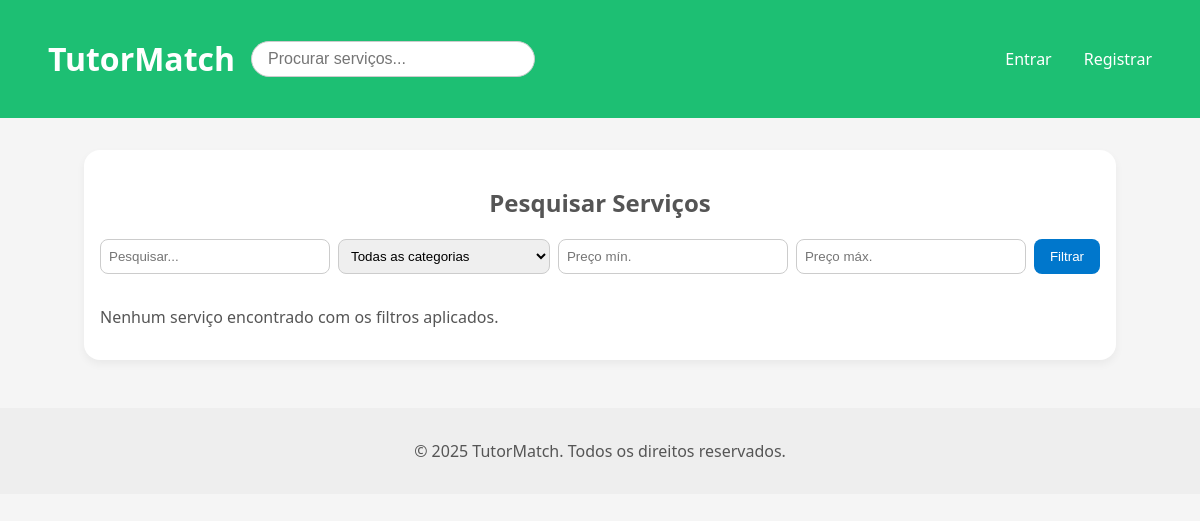
The page /pages/search.php on the database as committed earlier.
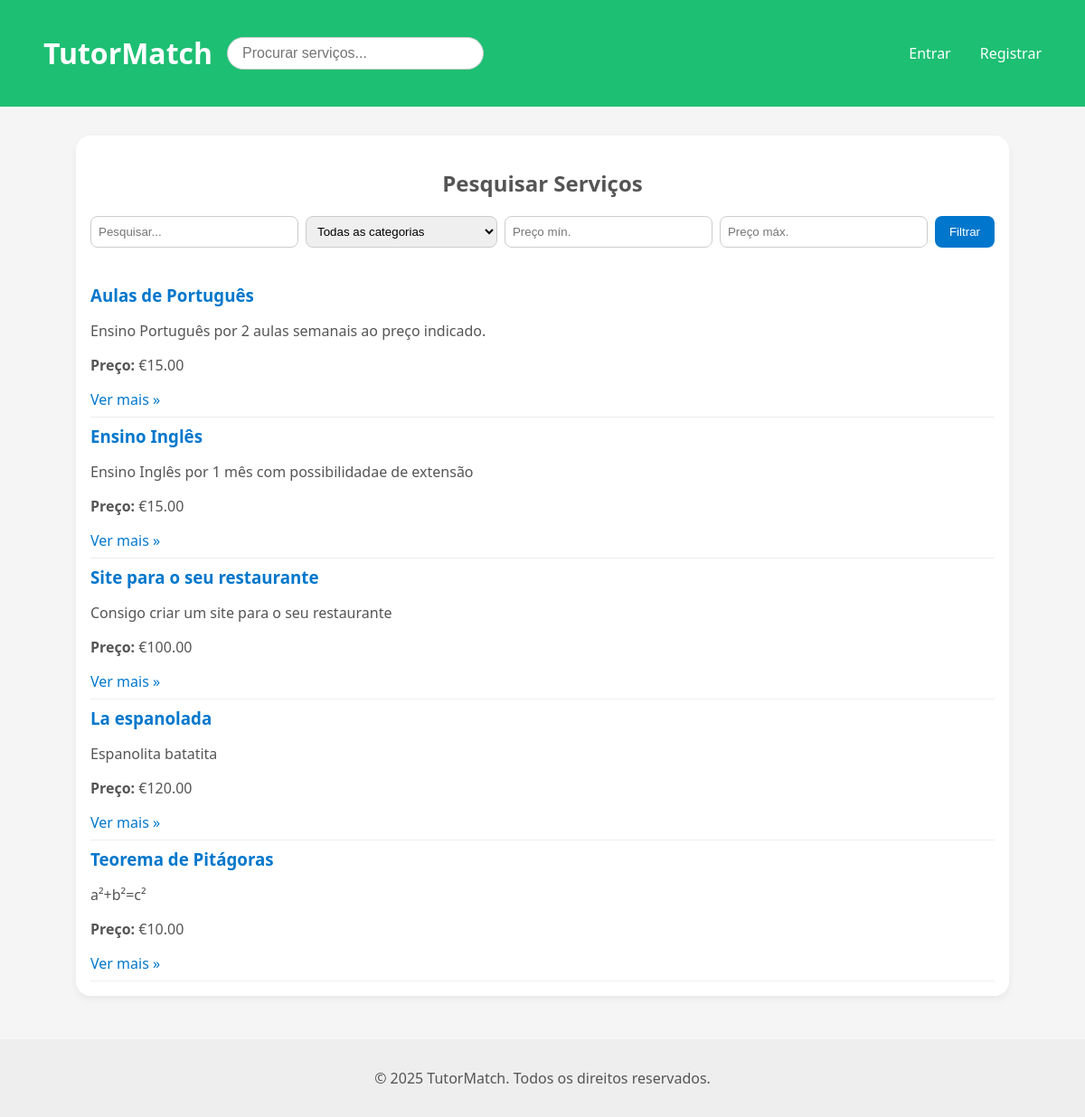
The same page on the database as committed later.
### tables this page shows
CREATE TABLE services (
            id INTEGER PRIMARY KEY AUTOINCREMENT,
            user_id INT NOT NULL,
            category_id INT NOT NULL,
            title VARCHAR(255) NOT NULL,
            description TEXT NOT NULL,
            price DECIMAL(10,2) NOT NULL,
            delivery_time INT NOT NULL,
            image_path VARCHAR(255),
            created_at DATETIME DEFAULT CURRENT_TIMESTAMP, currency_id INT DEFAULT 1,
            FOREIGN KEY (user_id) REFERENCES users(id),
            FOREIGN KEY (category_id) REFERENCES categories(id)
        );

### pages/search.php (the view, shortened to what this page needs)
<?php
require_once '../database/db.php';
include '../includes/header.php';
$query = $_GET['q'] ?? '';
$min_price = $_GET['min_price'] ?? '';
$max_price = $_GET['max_price'] ?? '';
$sql = "SELECT * FROM services WHERE 1=1";
$params = [];
$stmt = $db->prepare($sql);
$stmt->execute($params);
$results = $stmt->fetchAll();
?>
<link rel="stylesheet" href="/css/search.css">
<div class="search-container">
  <h2>Pesquisar Serviços</h2>
  <form class="search-form" method="GET" action="search.php">
    <input type="text" name="q" placeholder="Pesquisar..." value="<?= htmlspecialchars($query) ?>">
    <select name="category">
      <option value="">Todas as categorias</option>
    </select>
    <input type="number" name="min_price" placeholder="Preço mín." value="<?= htmlspecialchars($min_price) ?>">
    <input type="number" name="max_price" placeholder="Preço máx." value="<?= htmlspecialchars($max_price) ?>">
    <button type="submit">Filtrar</button>
  </form>
  <div class="results">
    <?php if ($results): ?>
      <?php foreach ($results as $service): ?>
        <div class="service">
          <h3><?= htmlspecialchars($service['title']) ?></h3>
          <p><?= htmlspecialchars($service['description']) ?></p>
          <p><strong>Preço:</strong> €<?= number_format($service['price'], 2) ?></p>
          <a href="/pages/view_service.php?id=<?= $service['id'] ?>">Ver mais »</a>
        </div>
      <?php endforeach; ?>
    <?php else: ?>
      <p>Nenhum serviço encontrado com os filtros aplicados.</p>
    <?php endif; ?>
  </div>
</div>
<?php include '../includes/footer.php'; ?>

### includes/header.php (shortened to what this page needs)
<!DOCTYPE html>
<html lang="pt">
<head>
  <link rel="stylesheet" href="/css/main.css" />
  <link rel="stylesheet" href="/css/navbar.css" />
</head>
<body>
  <header>
  <div class="header-left">
    <h1><a href="/index.php">TutorMatch</a></h1>
    <form id="search-form" action="/pages/search.php" method="GET" autocomplete="off">
      <input type="text" id="search-input" name="q" placeholder="Procurar serviços...">
    </form>
  </div>
  <nav class="navbar">
    <div class="nav-right">
        <?php if (isset($_SESSION['user_id'])): ?>
          <a href="/index.php" class="nav-icon home-icon" title="Início">
            <img src="/img/icons/home-white.png" alt="Início">
          </a>
          <a href="/pages/profile.php" class="profile-pic">
            <img src="<?= $_SESSION['profile_pic'] ?? '/img/default.jpeg' ?>" alt="Perfil">
          </a>
          <a href="/pages/conversations.php" class="nav-icon chat-icon" title="Mensagens">
            <img src="/img/icons/white-balloon.png" alt="Mensagens">
          </a>
          <button id="menu-toggle" class="menu-btn">&#9776;</button>
          <div id="dropdown-menu" class="dropdown-menu">
            <?php if ($_SESSION['role'] == 'freelancer'): ?>
              <a href="/actions/switch_role.php">Mudar para Cliente</a>
              <a href="/pages/create_service.php">Criar Serviço</a>
              <a href="/pages/freelancer_dashboard.php">Painel</a>
            <?php elseif ($_SESSION['role'] == 'client'): ?>
              <a href="/actions/switch_role.php">Mudar para Freelancer</a>
              <a href="/pages/available_services.php">Serviços</a>
              <a href="/pages/orders.php">Minhas Encomendas</a>
            <?php elseif ($_SESSION['role'] == 'admin'): ?>
              <a href="/pages/admin_dashboard.php">Painel</a>
            <?php endif; ?>
            <a href="/pages/terms_and_policy.php">Termos &amp; Privacidade</a>
            <a href="/pages/logout.php">Sair</a>
          </div>
        <?php else: ?>
          <a href="/pages/login.php">Entrar</a>
          <a href="/pages/register.php">Registrar</a>
        <?php endif; ?>
      </div>
    </nav>
  </header>

### includes/footer.php (shortened to what this page needs)
<footer>
    <p>&copy; 2025 TutorMatch. Todos os direitos reservados.</p>
  </footer>
</body>
</html>

### css/main.css (style rules this page uses)
body { font-family: var(--font-main); margin: 0; background-color: var(--color-background); color: var(--color-gray-dark); }

### css/navbar.css (style rules this page uses)
.navbar { display: flex; justify-content: space-between; align-items: center; background-color: var(--color-primary); padding: 0.5rem 1rem; }
.nav-right { display: flex; align-items: center; gap: 1rem; position: relative; }
.header-left { display: flex; align-items: center; gap: 1rem; }
#search-form { position: relative; }
#search-input { padding: var(--space-sm) var(--space); border: 1px solid var(--color-gray); border-radius: 20px; width: 250px; font-size: 1rem; }

### css/search.css (style rules this page uses)
.search-container { max-width: 1000px; margin: var(--space-lg) auto; padding: var(--space); background: var(--color-white); border-radius: var(--radius); box-shadow: var(--color-shadow); }
.search-container h2 { text-align: center; color: var(--color-gray-dark); }
.search-form { display: flex; flex-wrap: wrap; gap: var(--space-sm); margin-bottom: var(--space-lg); }
.search-form input, .search-form select { padding: var(--space-sm); border: 1px solid var(--color-gray); border-radius: var(--radius-sm); flex: 1 1 200px; }
.search-form button { padding: var(--space-sm) var(--space); background-color: var(--color-secondary); color: var(--color-white); border: none; border-radius: var(--radius-sm); cursor: pointer; }
.results .service { border-bottom: 1px solid #eee; padding: var(--space-sm) 0; }
.results .service h3 { margin: 0; color: var(--color-secondary); }
.results .service a { color: var(--color-secondary); text-decoration: none; }

### css/variables.css (style rules this page uses)
:root { --color-primary: #1dbf73; --color-primary-dark: #17a463; --color-primary-light: #18a764; --color-secondary: #0077cc; --color-accent: #ffc107; --color-danger: #ff4d4f; --color-success: #28a745; --color-background: #f5f5f5; --color-white: #fff; --color-gray-light: #fafafa; --color-gray: #ccc; --color-gray-dark: #555; --color-border: #ddd; --color-shadow: 0 4px 8px rgba(0,0,0,0.05); --font-main: 'Segoe UI', Arial, sans-serif; --font-size-base: 16px; --font-size-lg: 1.2rem; --font-size-sm: 0.9rem; --radius-xs: 0.3rem; --radius-sm: 0.5rem; --radius: 1rem; --radius-lg: 1.5rem; --radius-xl: 2rem; --space-xs: 0.3rem; --space-sm: 0.5rem; --space: 1rem; --space-lg: 2rem; }

### css/admin.css (style rules this page uses)
h2 { text-align: center; margin-bottom: 20px; }

### css/layout.css (style rules this page uses)
header { background-color: var(--color-primary); padding: var(--space) var(--space-lg); color: var(--color-white); display: flex; justify-content: space-between; align-items: center; }
header a { color: var(--color-white); text-decoration: none; margin-left: var(--space); }
nav { display: flex; align-items: center; }
footer { margin-top: var(--space-lg); text-align: center; padding: var(--space); background: var(--color-gray-light); }

### css/style.css (style rules this page uses)
body { font-family: var(--font-main); margin: 0; background-color: var(--color-background); color: var(--color-gray-dark); }
header { background-color: var(--color-primary); padding: var(--space) var(--space-lg); color: var(--color-white); display: flex; justify-content: space-between; align-items: center; }
header a { color: var(--color-white); text-decoration: none; margin-left: var(--space); }
nav { display: flex; align-items: center; }
footer { margin-top: 3rem; text-align: center; padding: 1rem; background: #eee; }

Rows that differ between the two databases and show on the page:
added services: title "Aulas de Português", description "Ensino Português por 2 aulas semanais ao preço indicado.", price "15.00"
added services: title "Ensino Inglês", description "Ensino Inglês por 1 mês com possibilidadae de extensão", price "15.00"
added services: title "Site para o seu restaurante", description "Consigo criar um site para o seu restaurante", price "100.00"
added services: title "La espanolada", description "Espanolita batatita", price "120.00"
added services: title "Teorema de Pitágoras", description "a²+b²=c²", price "10.00"
Other text that changed with them:
text no longer shown: "Nenhum serviço encontrado com os filtros aplicados."
